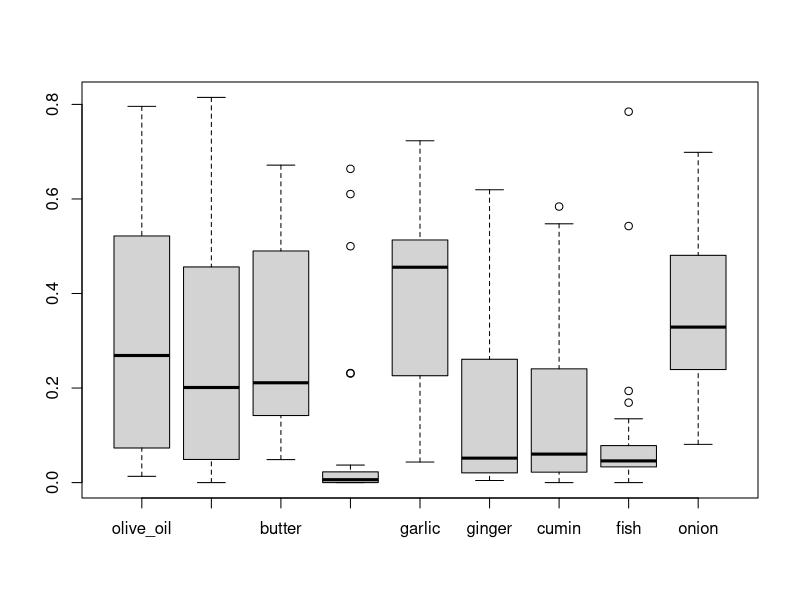

Source code (R): (Note: this script raises an error after producing the figure.)
# projet SY09
# Cuisine
# Q1 Q2
recettesP <- read.csv("donnees/recettes-pays.data", na.strings="NA", header=T, dec=",")
dim(recettesP)
summary(recettesP)
recettesP[,2:51] <- as.numeric(as.character(unlist(recettesP[,2:51])))
row.names(recettesP) <- recettesP[,1]
recettesP <- recettesP[,2:51]
boxplot(recettesP[,1:9])
corr <- cor(recettesP[,1:51])
plot(recettesP[,c(3,11)])

recettesPM <- as.matrix(recettesP)
recettesPM <- scale(recettesPM, scale = FALSE)
covPM <- cov(recettesPM)
lambda <- eigen(covPM)$values # apres 36 negative
inertie_total <- sum(abs(lambda))
# en pourcentage
inertie_explique <- seq(1,39)
for (i in 1:39)
{
  pourc_inertie <- sum(lambda[1:i])/inertie_total * 100
  inertie_explique[i] <- pourc_inertie
}
# composants pricipals
U <- eigen(covPM)$vectors
# coord dans ACP
recettesP_ACP <- recettesPM %*% U
plot(recettesP_ACP[,c(1,2)])
text(recettesP_ACP[,c(1,2)], row.names(recettesP), pos = 3)

# Q3 Q4
# Manhattan = somme|xj − yj|
distM <- dist(recettesP, method = "manhattan")


data("iris")
class(iris)

recettesE <- read.csv("donnees/recettes-echant.data", na.strings="", header=T, dec=",")
summary(recettesE)
